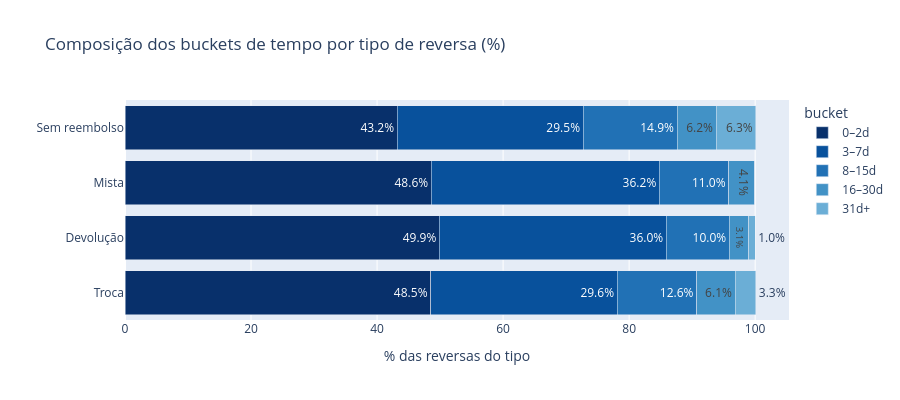

Write notebook code for a chart like this one.
### Markdown cell above
## 5. Buckets de tempo (0–2d · 3–7d · 8–15d · 16–30d · 31d+)

### Code cell
# distribuição geral por bucket
dist_bucket = (dfv["bucket"].value_counts(normalize=True).reindex(labels) * 100).round(1)
tab_bucket = pd.DataFrame({"pct_%": dist_bucket, "n": dfv["bucket"].value_counts().reindex(labels)})
display(tab_bucket)

# crosstab % por tipo (Troca / Devolução)
ct = pd.crosstab(dfv["tipo"], dfv["bucket"], normalize="index")[labels] * 100
ct = ct.loc[[t for t in ["Troca", "Devolução", "Mista", "Sem reembolso"] if t in ct.index]].round(1)
display(ct)

# barra empilhada interativa
ct_long = ct.reset_index().melt(id_vars="tipo", var_name="bucket", value_name="pct")
fig = px.bar(ct_long, x="pct", y="tipo", color="bucket", orientation="h",
             title="Composição dos buckets de tempo por tipo de reversa (%)",
             labels={"pct": "% das reversas do tipo", "tipo": "", "bucket": "bucket"},
             category_orders={"bucket": labels}, color_discrete_sequence=px.colors.sequential.Blues_r,
             text=ct_long["pct"].map(lambda v: f"{v:.1f}%"))

fig.update_layout(barmode="stack", height=400)
fig.show()

### Figure 1 — Plotly figure (JSON) as saved in the notebook; plotly's stock layout.template omitted (floating-point values rounded to 4 significant figures)
{"data": [{"hovertemplate": "bucket=0–2d<br>% das reversas do tipo=%{x}<br>=%{y}<br>text=%{text}<extra></extra>", "legendgroup": "0–2d", "marker": {"color": "rgb(8,48,107)", "pattern": {"shape": ""}}, "name": "0–2d", "orientation": "h", "showlegend": true, "text": ["48.5%", "49.9%", "48.6%", "43.2%"], "textposition": "auto", "type": "bar", "x": [48.5, 49.9, 48.6, 43.2], "xaxis": "x", "y": ["Troca", "Devolução", "Mista", "Sem reembolso"], "yaxis": "y"}, {"hovertemplate": "bucket=3–7d<br>% das reversas do tipo=%{x}<br>=%{y}<br>text=%{text}<extra></extra>", "legendgroup": "3–7d", "marker": {"color": "rgb(8,81,156)", "pattern": {"shape": ""}}, "name": "3–7d", "orientation": "h", "showlegend": true, "text": ["29.6%", "36.0%", "36.2%", "29.5%"], "textposition": "auto", "type": "bar", "x": [29.6, 36.0, 36.2, 29.5], "xaxis": "x", "y": ["Troca", "Devolução", "Mista", "Sem reembolso"], "yaxis": "y"}, {"hovertemplate": "bucket=8–15d<br>% das reversas do tipo=%{x}<br>=%{y}<br>text=%{text}<extra></extra>", "legendgroup": "8–15d", "marker": {"color": "rgb(33,113,181)", "pattern": {"shape": ""}}, "name": "8–15d", "orientation": "h", "showlegend": true, "text": ["12.6%", "10.0%", "11.0%", "14.9%"], "textposition": "auto", "type": "bar", "x": [12.6, 10.0, 11.0, 14.9], "xaxis": "x", "y": ["Troca", "Devolução", "Mista", "Sem reembolso"], "yaxis": "y"}, {"hovertemplate": "bucket=16–30d<br>% das reversas do tipo=%{x}<br>=%{y}<br>text=%{text}<extra></extra>", "legendgroup": "16–30d", "marker": {"color": "rgb(66,146,198)", "pattern": {"shape": ""}}, "name": "16–30d", "orientation": "h", "showlegend": true, "text": ["6.1%", "3.1%", "4.1%", "6.2%"], "textposition": "auto", "type": "bar", "x": [6.1, 3.1, 4.1, 6.2], "xaxis": "x", "y": ["Troca", "Devolução", "Mista", "Sem reembolso"], "yaxis": "y"}, {"hovertemplate": "bucket=31d+<br>% das reversas do tipo=%{x}<br>=%{y}<br>text=%{text}<extra></extra>", "legendgroup": "31d+", "marker": {"color": "rgb(107,174,214)", "pattern": {"shape": ""}}, "name": "31d+", "orientation": "h", "showlegend": true, "text": ["3.3%", "1.0%", "0.0%", "6.3%"], "textposition": "auto", "type": "bar", "x": [3.3, 1.0, 0.0, 6.3], "xaxis": "x", "y": ["Troca", "Devolução", "Mista", "Sem reembolso"], "yaxis": "y"}], "layout": {"barmode": "stack", "height": 400, "legend": {"title": {"text": "bucket"}, "tracegroupgap": 0}, "title": {"text": "Composição dos buckets de tempo por tipo de reversa (%)"}, "xaxis": {"anchor": "y", "domain": [0, 1], "title": {"text": "% das reversas do tipo"}}, "yaxis": {"anchor": "x", "domain": [0, 1], "title": {"text": ""}}}}
